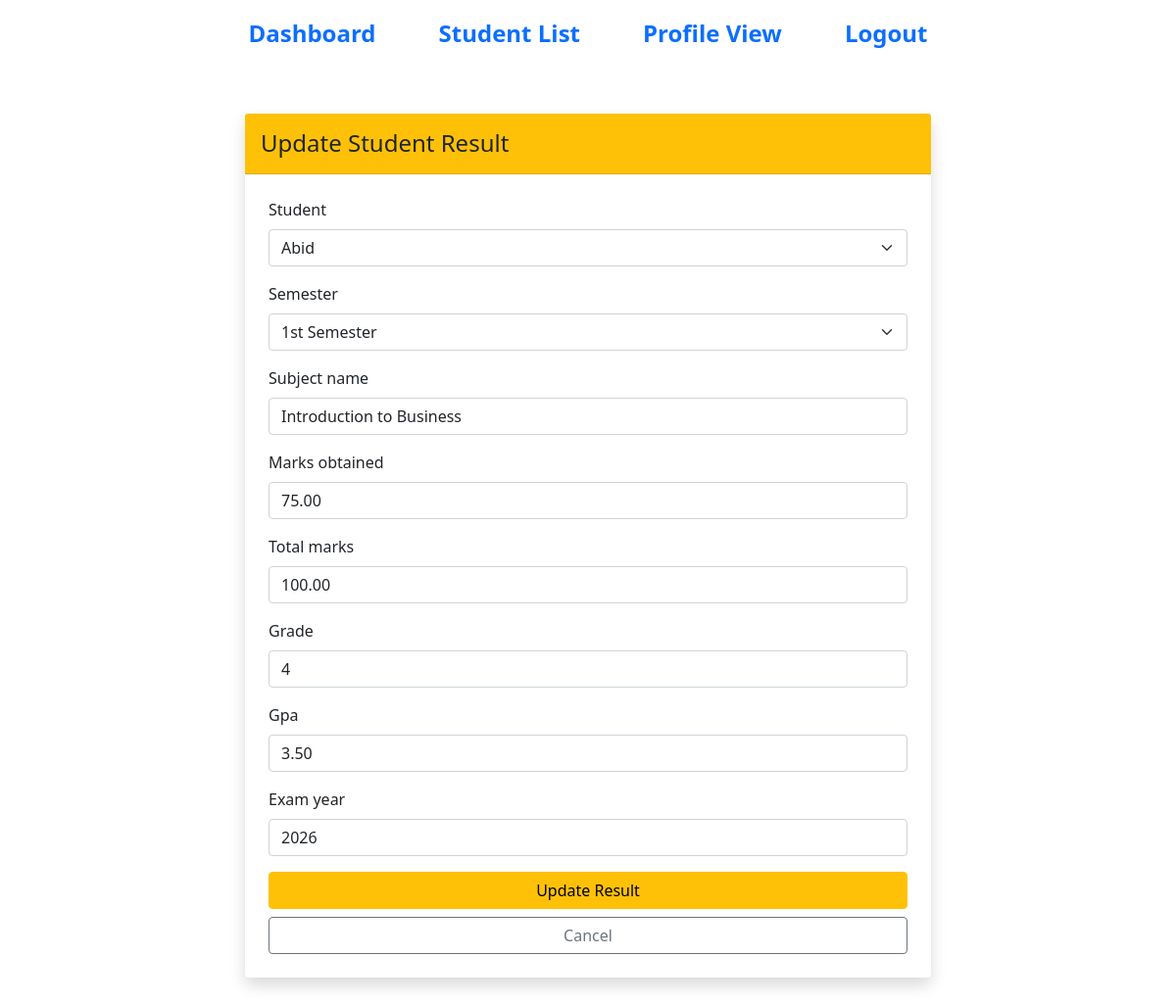
/results/update/1/ (signed in), run on the app's committed database.
### portal_app/models.py (models this page shows, shortened)
class ResultModel(models.Model):
    SEMESTER_CHOICES = [
        ('1st', '1st Semester'),
        ('2nd', '2nd Semester'),
        ('3rd', '3rd Semester'),
        ('4th', '4th Semester'),
        ('5th', '5th Semester'),
        ('6th', '6th Semester'),
        ('7th', '7th Semester'),
        ('8th', '8th Semester'),
    ]
    user = models.ForeignKey(
        settings.AUTH_USER_MODEL,
        on_delete=models.CASCADE,
        related_name='results'
    )
    student = models.ForeignKey(
        StudentModel,
        on_delete=models.CASCADE,
        related_name='results',
        null=True
    )
    semester = models.CharField(
        max_length=10,
        choices=SEMESTER_CHOICES,
        null=True
    )
    subject_name = models.CharField(max_length=100,null=True)
    marks_obtained = models.DecimalField(max_digits=5, decimal_places=2,null=True)
    total_marks = models.DecimalField(max_digits=5, decimal_places=2, default=100,null=True)
    grade = models.CharField(max_length=5, null=True, blank=True)
    gpa = models.DecimalField(max_digits=4, decimal_places=2, null=True, blank=True)
    exam_year = models.PositiveIntegerField(null=True)

### portal_app/views.py (the view)
# urls.py: path('results/update/<int:r_id>/',result_update,name='result_update'),
@login_required
def result_update(request, r_id):
    if request.user.role != 'Admin':
        messages.error(request, 'You are not authorized to update results.')
        return redirect('result_list')
    result = get_object_or_404(ResultModel, id=r_id)
    if request.method == 'POST':
        form = StudentResultForm(request.POST, instance=result)
        if form.is_valid():
            form.save()
            messages.success(request, 'Student result updated successfully.')
            return redirect('result_list')
    else:
        form = StudentResultForm(instance=result)
    context = {
        'form': form,
        'result': result,
    }
    return render(request, 'pages/result_update.html', context)

### portal_app/models.py (called while the page is built)
    def __str__(self):
        return self.name or self.user.username

### portal_app/templates/pages/result_update.html (shortened to what this page needs)
{% extends 'master/base.html' %}
{% block Content %}
<div class="container py-5">
    <div class="card shadow border-0 rounded-4 mx-auto"
         style="max-width: 700px;">
        <div class="card-header bg-warning p-3">
            <h4 class="mb-0">Update Student Result</h4>
        </div>
        <div class="card-body p-4">
            <form method="POST">
                {% for field in form %}
                <div class="mb-3">
                    <label class="form-label fw-semibold">
                        {{ field.label }}
                    </label>
                    {{ field }}
                </div>
                {% endfor %}
                <button type="submit" class="btn btn-warning w-100">
                    Update Result
                </button>
                <a href="{% url 'result_list' %}"
                   class="btn btn-outline-secondary w-100 mt-2">
                    Cancel
                </a>
            </form>
        </div>
    </div>
</div>
{% endblock Content %}

### data on the page
ResultModel: form "Abid" "1st Semester" "Introduction to Business" "75.00" "100.00" "4" "3.50" "2026"

### other printed values
{{ field.label }} "Student" "Semester" "Subject name" "Marks obtained" "Total marks" "Grade" "Gpa" "Exam year"
